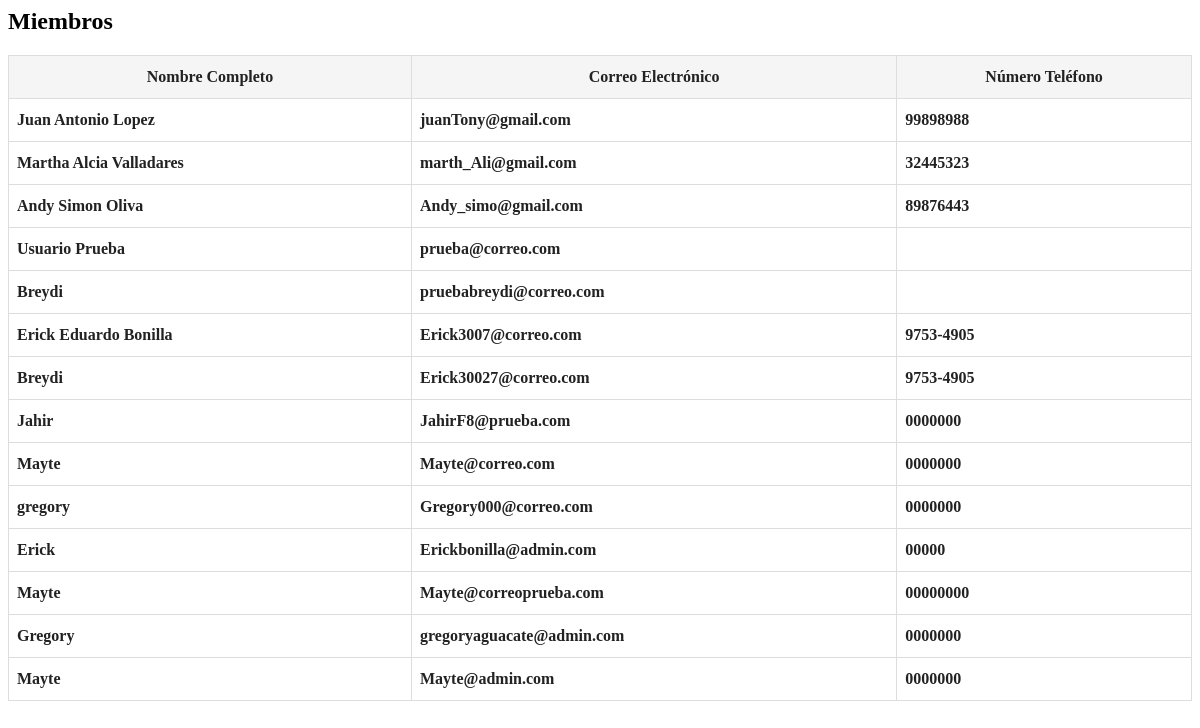
The app's page /fitness360_web/src/pages/miembros.php with its own data.
### tables this page shows
CREATE TABLE `Miembros` (
  `IDMiembro` int NOT NULL AUTO_INCREMENT,
  `NombreCompleto` varchar(255) NOT NULL,
  `CorreoElectronico` varchar(255) NOT NULL,
  `Password` varchar(255) NOT NULL,
  `NumeroTelefono` varchar(20) DEFAULT NULL,
  `FechaRegistro` timestamp NULL DEFAULT CURRENT_TIMESTAMP,
  `EsAdmin` tinyint(1) DEFAULT '0',
  `Rol` varchar(20) DEFAULT 'usuario',
  PRIMARY KEY (`IDMiembro`),
  UNIQUE KEY `CorreoElectronico` (`CorreoElectronico`)
);

### fitness360_web/src/includes/conexion.php (called while the page is built, shortened)
<?php
$host = 'switchback.proxy.rlwy.net';
$port = 16032;
$db   = 'fitness360';
$user = 'root';
$pass = 'JWjKAeEeGIkWRYzAdOmEhPqkFnUoKsKn';
$mysqli = new mysqli($host, $user, $pass, $db, $port);
function obtenerMiembros() {
    global $mysqli;
    $result = $mysqli->query("SELECT * FROM Miembros");
    $miembros = [];
    while ($row = $result->fetch_assoc()) {
        $miembros[] = $row;
    }
    return $miembros;
}
?>

### fitness360_web/src/pages/miembros.php (the view, shortened to what this page needs)
<?php
require_once __DIR__ . '/../includes/conexion.php';
?>
<h2>Miembros</h2>
<table class="miembros-table">
    <thead>
        <tr>
            <th>Nombre Completo</th>
            <th>Correo Electrónico</th>
            <th>Número Teléfono</th>
        </tr>
    </thead>
    <tbody>
        <?php
        $data = obtenerMiembros();
        foreach ($data as $row) {
            echo "<tr>
                    <td>{$row['NombreCompleto']}</td>
                    <td>{$row['CorreoElectronico']}</td>
                    <td>{$row['NumeroTelefono']}</td>
                  </tr>";
        }
        ?>
    </tbody>
</table>

### fitness360_web/src/pages/miembros.php (style rules this page uses)
.miembros-table { width: 100%; border-collapse: collapse; background: #fff; }
.miembros-table th, .miembros-table td { border: 1px solid #ddd; padding: 12px 8px; font-weight: bold; color: #222; background: #fff; }
.miembros-table th { background: #f5f5f5; color: #222; }

### records on screen
miembros: NombreCompleto "Juan Antonio Lopez", CorreoElectronico "juanTony@gmail.com", NumeroTelefono "99898988"
miembros: NombreCompleto "Martha Alcia Valladares", CorreoElectronico "marth_Ali@gmail.com", NumeroTelefono "32445323"
miembros: NombreCompleto "Andy Simon Oliva", CorreoElectronico "Andy_simo@gmail.com", NumeroTelefono "89876443"
miembros: NombreCompleto "Usuario Prueba", CorreoElectronico "prueba@correo.com"
miembros: NombreCompleto "Breydi", CorreoElectronico "pruebabreydi@correo.com"
miembros: NombreCompleto "Erick Eduardo Bonilla", CorreoElectronico "Erick3007@correo.com", NumeroTelefono "9753-4905"
miembros: NombreCompleto "Breydi", CorreoElectronico "Erick30027@correo.com", NumeroTelefono "9753-4905"
miembros: NombreCompleto "Jahir", CorreoElectronico "JahirF8@prueba.com", NumeroTelefono "0000000"
miembros: NombreCompleto "Mayte", CorreoElectronico "Mayte@correo.com", NumeroTelefono "0000000"
miembros: NombreCompleto "gregory", CorreoElectronico "Gregory000@correo.com", NumeroTelefono "0000000"
miembros: NombreCompleto "Erick", CorreoElectronico "Erickbonilla@admin.com", NumeroTelefono "00000"
miembros: NombreCompleto "Mayte", CorreoElectronico "Mayte@correoprueba.com", NumeroTelefono "00000000"
miembros: NombreCompleto "Gregory", CorreoElectronico "gregoryaguacate@admin.com", NumeroTelefono "0000000"
miembros: NombreCompleto "Mayte", CorreoElectronico "Mayte@admin.com", NumeroTelefono "0000000"
